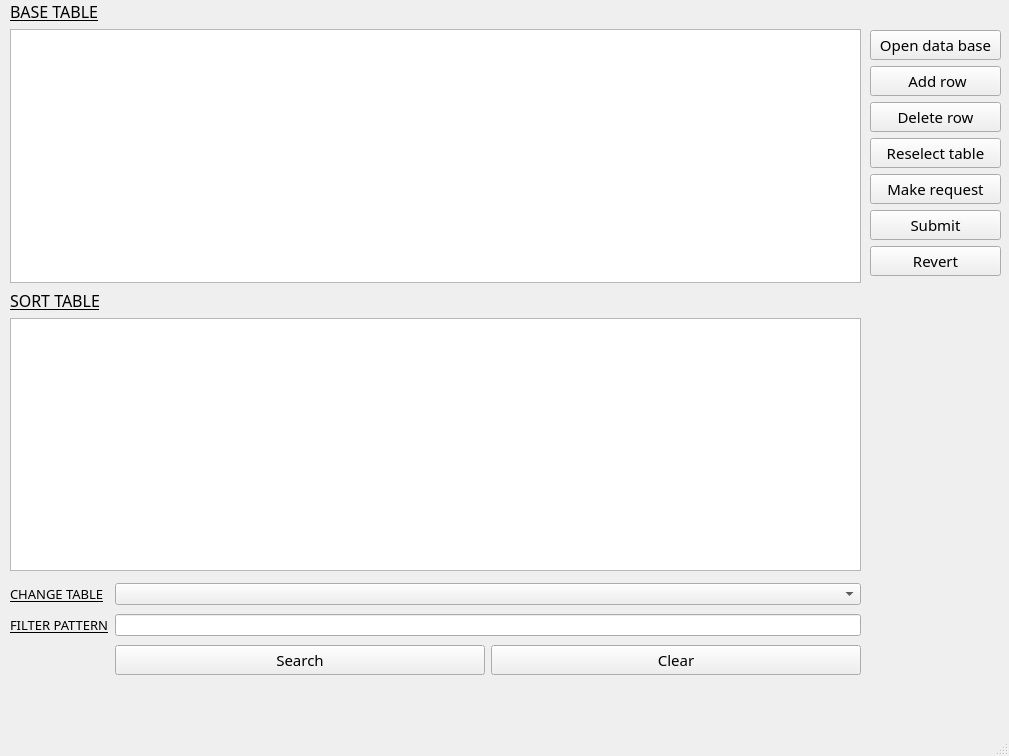
<?xml version="1.0" encoding="UTF-8"?>
<ui version="4.0">
 <class>MainWindow</class>
 <widget class="QMainWindow" name="MainWindow">
  <property name="geometry">
   <rect>
    <x>0</x>
    <y>0</y>
    <width>1009</width>
    <height>756</height>
   </rect>
  </property>
  <property name="windowTitle">
   <string>SQLite3 editor</string>
  </property>
  <property name="windowIcon">
   <iconset>
    <normaloff>db_ic.ico</normaloff>db_ic.ico</iconset>
  </property>
  <widget class="QWidget" name="centralwidget">
   <widget class="QWidget" name="verticalLayoutWidget">
    <property name="geometry">
     <rect>
      <x>870</x>
      <y>30</y>
      <width>131</width>
      <height>681</height>
     </rect>
    </property>
    <layout class="QVBoxLayout" name="verticalLayout">
     <item>
      <widget class="QPushButton" name="pushButton">
       <property name="font">
        <font>
         <family>Mathcad UniMath</family>
         <pointsize>11</pointsize>
        </font>
       </property>
       <property name="text">
        <string>Open data base</string>
       </property>
      </widget>
     </item>
     <item>
      <widget class="QPushButton" name="add_row_box">
       <property name="font">
        <font>
         <family>Mathcad UniMath</family>
         <pointsize>11</pointsize>
        </font>
       </property>
       <property name="text">
        <string> Add row</string>
       </property>
      </widget>
     </item>
     <item>
      <widget class="QPushButton" name="delete_row_box">
       <property name="font">
        <font>
         <family>Mathcad UniMath</family>
         <pointsize>11</pointsize>
        </font>
       </property>
       <property name="text">
        <string>Delete row</string>
       </property>
      </widget>
     </item>
     <item>
      <widget class="QPushButton" name="reselect_box">
       <property name="font">
        <font>
         <family>Mathcad UniMath</family>
         <pointsize>11</pointsize>
        </font>
       </property>
       <property name="text">
        <string>Reselect table</string>
       </property>
      </widget>
     </item>
     <item>
      <widget class="QPushButton" name="request">
       <property name="font">
        <font>
         <family>Mathcad UniMath</family>
         <pointsize>11</pointsize>
        </font>
       </property>
       <property name="text">
        <string>Make request</string>
       </property>
      </widget>
     </item>
     <item>
      <widget class="QPushButton" name="submit_box">
       <property name="font">
        <font>
         <family>Mathcad UniMath</family>
         <pointsize>11</pointsize>
        </font>
       </property>
       <property name="text">
        <string>Submit</string>
       </property>
      </widget>
     </item>
     <item>
      <widget class="QPushButton" name="revert_box">
       <property name="font">
        <font>
         <family>Mathcad UniMath</family>
         <pointsize>11</pointsize>
        </font>
       </property>
       <property name="text">
        <string>Revert</string>
       </property>
      </widget>
     </item>
     <item>
      <spacer name="verticalSpacer">
       <property name="orientation">
        <enum>Qt::Vertical</enum>
       </property>
       <property name="sizeHint" stdset="0">
        <size>
         <width>20</width>
         <height>40</height>
        </size>
       </property>
      </spacer>
     </item>
    </layout>
   </widget>
   <widget class="QWidget" name="formLayoutWidget">
    <property name="geometry">
     <rect>
      <x>10</x>
      <y>580</y>
      <width>851</width>
      <height>101</height>
     </rect>
    </property>
    <layout class="QGridLayout" name="gridLayout">
     <item row="0" column="0">
      <widget class="QLabel" name="label_4">
       <property name="font">
        <font>
         <family>Mathcad UniMath</family>
         <pointsize>10</pointsize>
         <underline>true</underline>
        </font>
       </property>
       <property name="text">
        <string>CHANGE TABLE</string>
       </property>
      </widget>
     </item>
     <item row="0" column="1">
      <widget class="QComboBox" name="comboBox"/>
     </item>
     <item row="1" column="0">
      <widget class="QLabel" name="label_3">
       <property name="font">
        <font>
         <family>Mathcad UniMath</family>
         <pointsize>10</pointsize>
         <underline>true</underline>
        </font>
       </property>
       <property name="text">
        <string>FILTER PATTERN</string>
       </property>
      </widget>
     </item>
     <item row="1" column="1">
      <widget class="QLineEdit" name="lineEdit"/>
     </item>
     <item row="2" column="1">
      <layout class="QHBoxLayout" name="horizontalLayout">
       <item>
        <widget class="QPushButton" name="dialog_search">
         <property name="font">
          <font>
           <family>Mathcad UniMath</family>
           <pointsize>11</pointsize>
          </font>
         </property>
         <property name="text">
          <string>Search</string>
         </property>
        </widget>
       </item>
       <item>
        <widget class="QPushButton" name="Boutton_clear">
         <property name="font">
          <font>
           <family>Mathcad UniMath</family>
           <pointsize>11</pointsize>
          </font>
         </property>
         <property name="text">
          <string>Clear</string>
         </property>
        </widget>
       </item>
      </layout>
     </item>
    </layout>
   </widget>
   <widget class="QWidget" name="verticalLayoutWidget_2">
    <property name="geometry">
     <rect>
      <x>10</x>
      <y>0</y>
      <width>851</width>
      <height>571</height>
     </rect>
    </property>
    <layout class="QVBoxLayout" name="verticalLayout_2">
     <item>
      <widget class="QLabel" name="label_2">
       <property name="font">
        <font>
         <family>Mathcad UniMath</family>
         <pointsize>12</pointsize>
         <underline>true</underline>
        </font>
       </property>
       <property name="text">
        <string>BASE TABLE</string>
       </property>
      </widget>
     </item>
     <item>
      <widget class="QTableView" name="tableView">
       <property name="sortingEnabled">
        <bool>true</bool>
       </property>
      </widget>
     </item>
     <item>
      <widget class="QLabel" name="label">
       <property name="font">
        <font>
         <family>Mathcad UniMath</family>
         <pointsize>12</pointsize>
         <underline>true</underline>
        </font>
       </property>
       <property name="text">
        <string>SORT TABLE</string>
       </property>
      </widget>
     </item>
     <item>
      <widget class="QTableView" name="tableView_2"/>
     </item>
    </layout>
   </widget>
  </widget>
  <widget class="QMenuBar" name="menubar">
   <property name="geometry">
    <rect>
     <x>0</x>
     <y>0</y>
     <width>1009</width>
     <height>21</height>
    </rect>
   </property>
  </widget>
  <widget class="QStatusBar" name="statusbar"/>
  <action name="actionby_id">
   <property name="text">
    <string>by id</string>
   </property>
  </action>
  <action name="actionby_model">
   <property name="text">
    <string>by model</string>
   </property>
  </action>
  <action name="actionOpen_DB">
   <property name="text">
    <string>Open DB</string>
   </property>
  </action>
 </widget>
 <resources/>
 <connections/>
</ui>
